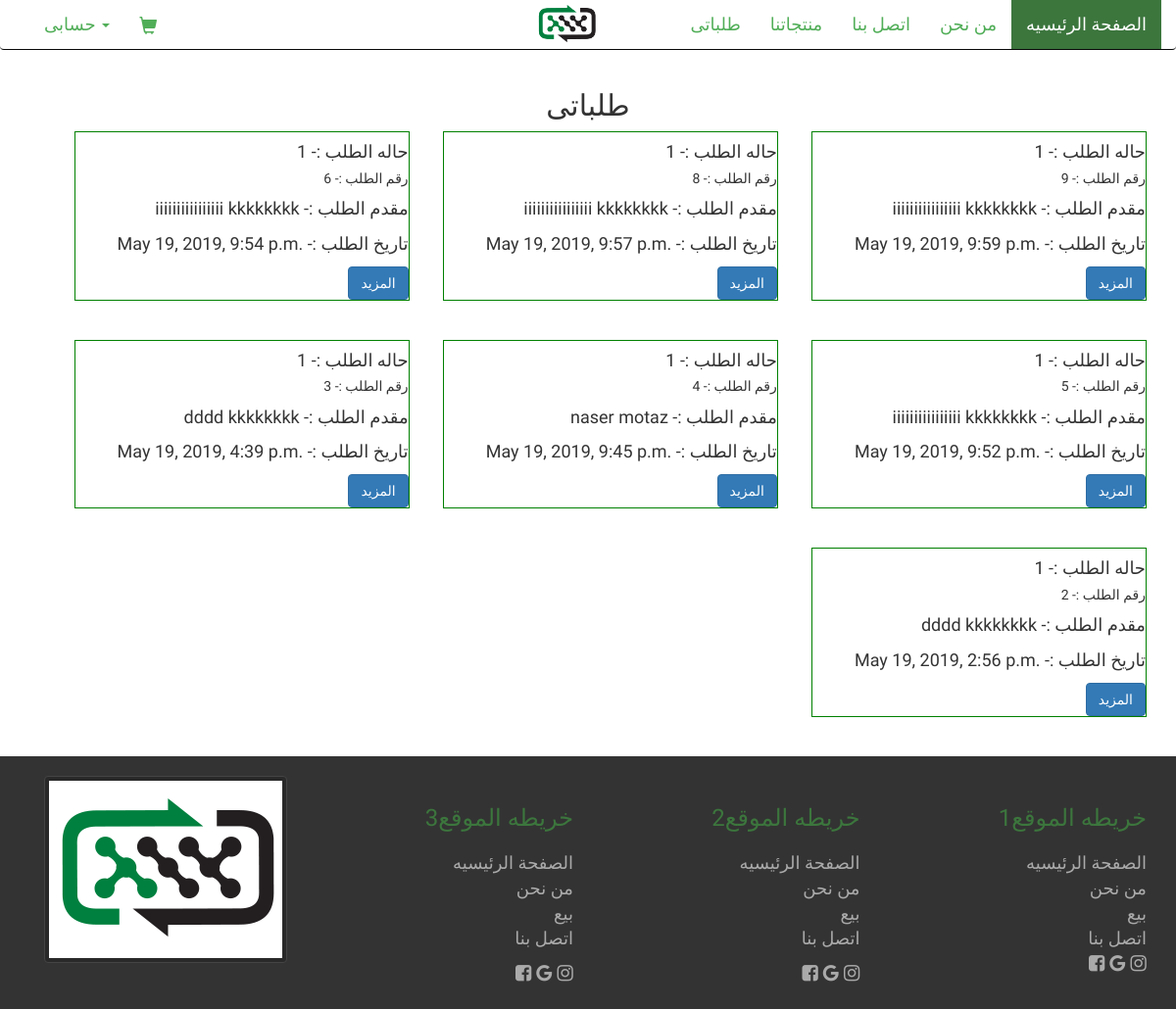
The app's page /orders/ (signed in), older data.
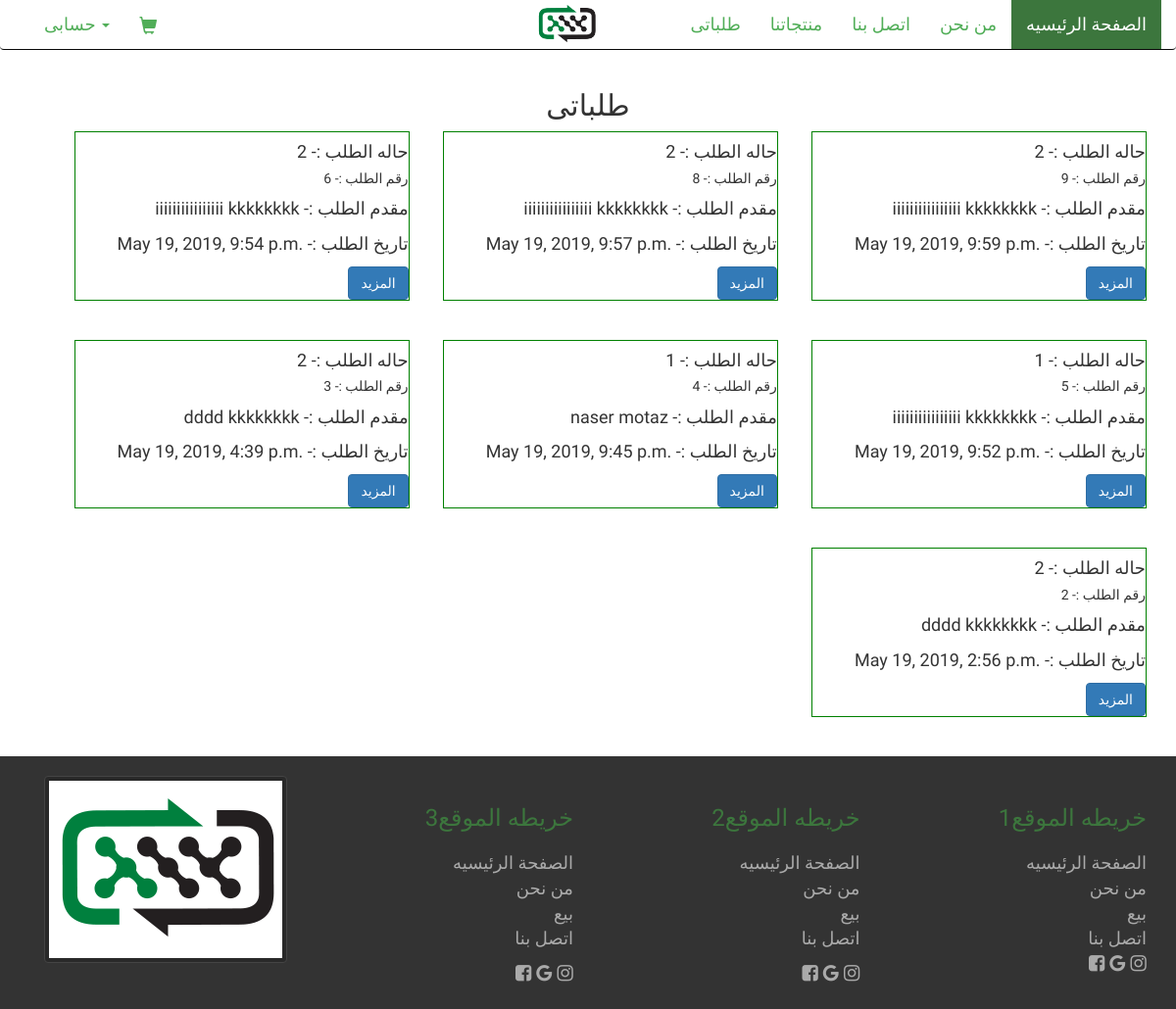
The same page, newer data.
### orders/models.py (models this page shows, shortened)
class Order(models.Model):
  first_name = models.CharField(max_length=60, blank=True, null=True)
  last_name = models.CharField(max_length=60, blank=True, null=True)
  email = models.EmailField()
  phone_regex = RegexValidator(regex=r'^01[1|0|2|5][0-9]{8}$',
                               message="Phone number must match egyptian format")
  phone = models.CharField(validators=[phone_regex], max_length=11,
                           blank=True, null=True,
                           help_text=_('من فضلك ادخل رقم موبايل صحيح'))
  address = models.CharField(max_length=150, blank=True, null=True)
  city = models.ForeignKey(City, on_delete=models.CASCADE, null=True)
  user = models.ForeignKey(User, on_delete=models.CASCADE, null=True)
  created = models.DateTimeField(auto_now_add=True)
  updated = models.DateTimeField(auto_now=True)
  order_status = models.PositiveIntegerField(default=1)
  class Meta:
    ordering = ('-created',)

### orders/views.py (the view)
# urls.py: path('', views.order_list, name='order_list'),
def order_list(request):
  user_orders = Order.objects.filter(user=request.user)
  context = {
    'oredrs': user_orders
  }
  return render(request, 'orders/list.html', context)

### cart/context_processors.py (called while the page is built)
def cart(request):
  return {'cart': Cart(request)}

### orders/templates/orders/list.html (shortened to what this page needs)
{% extends "base/base.html" %}
{% load static %}
{% block content %}
  <div class="container">
    <div class="row">
      <h2 style="text-align: center;">طلباتى</h2>
      <div style="float: right;text-align: right" class="col-md-12">
        {% for o in oredrs %}
          <div style="border: 1px solid green;width: 30%;margin-left: 3%;
                      margin-bottom: 4rem;float: right;" class="card {{ o.category.id }}">
            <div class="card-body">
              <h4 class="card-title">{{ o.order_status }} -: حاله الطلب </h4>
              <h5 class="card-title">{{ o.id }} -:  رقم الطلب </h5>
              <p class="card-text">{{ o.last_name }} {{ o.first_name }} -: مقدم الطلب </p>
              <p class="card-text">{{ o.created }} -: تاريخ الطلب </p>
              <a href="{% url 'orders:order_detail' o.id %}" class="btn btn-primary"> المزيد</a>
            </div>
          </div>
        {% endfor %}
      </div>
    </div>
  </div>
{% endblock %}

### templates/base/base.html (shortened to what this page needs)
{% load static %}
<!DOCTYPE html>
<html>
<head>
  <link rel="stylesheet" href="{% static 'css/bootstrap.css' %}"/>
  <link rel="stylesheet" href="{% static 'css/font-awesome.min.css' %}"/>
  <link rel="stylesheet" href="{% static 'css/style.css' %}"/>
  <link rel="stylesheet" href="{% static 'css/hover.css' %}"/>
  <link rel="stylesheet" href="{% static 'css/animate.css' %}"/>
</head>
<body>
{% include "base/_navbar.html" %}
{% block content %}
{% endblock content %}
{% include "base/_footer.html" %}
</body>
</html>

### templates/base/_navbar.html (shortened to what this page needs)
{% load static %}
{% block style %}
  <link rel="stylesheet" href="{% static 'css/animate.css' %}"/>
  <link rel="stylesheet" href="{% static 'css/style.css' %}"/>
  <link rel="stylesheet" href="{% static 'css/hover.css' %}"/>
{% endblock %}
<nav class="navbar navbar-inverse">
  <div class="container-fluid">
    <div class="navbar-header">
      <div class="navbar-brand">
        <img src="{% static 'images/logo.png' %}" style="height:49px"/></div>
    </div>
    <div class="collapse navbar-collapse" id="bs-example-navbar-collapse-1">
      <ul class="nav navbar-nav navbar-right">
        <li class="active"><a href="{% url 'base' %}">الصفحة الرئيسيه <span class="sr-only">(current)</span></a></li>
        <li><a href="{% url 'base' %}#about">من نحن</a></li>
        <li><a href="{% url 'base' %}#contact_us"> اتصل بنا</a></li>
        <li><a href="{% url 'products:product_list' %}">منتجاتنا</a></li>
        {% if request.user.is_authenticated %}
          <li><a href="{% url 'orders:order_list' %}">طلباتى</a></li>
        {% endif %}
      </ul>
      <ul class="nav navbar-nav ">
        <li><a class="glyphicon glyphicon-shopping-cart" href="{% url 'cart:cart_detail' %}"></a></li>
        <li class="dropdown">
          <a href="#" class="dropdown-toggle" data-toggle="dropdown" role="button" aria-haspopup="true"
             aria-expanded="false">حسابى <span class="caret"></span></a>
        </li>
      </ul>
    </div>
  </div>
</nav>

### templates/base/_footer.html
{% load static %}
<footer class="footer text-right">
  <div class="container">
    <div class="row ">
      <div class="col-lg-3 col-md-3 col-md-push-9">
        <h3>1خريطه الموقع</h3>
        <ul class="list-unstyled">
          <li>الصفحة الرئيسيه</li>
          <li>من نحن</li>
          <li>بيع</li>
          <li>اتصل بنا</li>
          <a href="http://www.facebook.com"> <i class="fa fa-facebook-square ficon"></i></a>
          <a href="http://www.facebook.com"> <i class="fa fa-google ficon"></i></a>
          <a href="http://www.facebook.com"> <i class="fa fa-instagram ficon"></i></a>
        </ul>
      </div>
      <div class="col-lg-3 col-md-3 col-md-push-3"><h3>2خريطه الموقع</h3>
        <ul class="list-unstyled">
          <li>الصفحة الرئيسيه</li>
          <li>من نحن</li>
          <li>بيع</li>
          <li>اتصل بنا</li>
        </ul>
        <a href="http://www.facebook.com"> <i class="fa fa-facebook-square ficon"></i></a>
        <a href="http://www.facebook.com"> <i class="fa fa-google ficon"></i></a>
        <a href="http://www.facebook.com"> <i class="fa fa-instagram ficon"></i></a>
      </div>
      <div class="col-lg-3 col-md-3 col-md-pull-3"><h3> 3خريطه الموقع</h3>
        <ul class="list-unstyled">
          <li>الصفحة الرئيسيه</li>
          <li>من نحن</li>
          <li>بيع</li>
          <li>اتصل بنا</li>
        </ul>
        <a href="http://www.facebook.com"> <i class="fa fa-facebook-square ficon"></i></a>
        <a href="http://www.facebook.com"> <i class="fa fa-google ficon"></i></a>
        <a href="http://www.facebook.com"> <i class="fa fa-instagram ficon"></i></a>
      </div>
      <div class="col-lg-3 col-md-3 col-md-pull-9">
        <img class="img-thumbnail" src="{% static 'images/logo.png' %}">
      </div>
    </div>
</footer>

### static/css/style.css (style rules this page uses)
html { scroll-behavior: smooth; }
body { font-size: 18px; font-weight: 300; font-family: 'Markazi Text', serif; }
.navbar-inverse .navbar-nav > .active > a, .navbar-inverse .navbar-nav > .active > a:hover, .navbar-inverse .navbar-nav > .active > a:focus { color: #fff; background-color: #3c763d; }
@media (min-width: 768px) { .navbar-nav > li { float: right; text-align: center; } }
.navbar-nav > li { text-align: center; }
.navbar-inverse { background-color: #fff; border-top: #3c763d; border-left: none; border-right: none; }
.navbar-inverse .navbar-nav > li > a { color: #51ae58; }
.navbar-inverse .navbar-brand { position: absolute; color: #ff0000; display: flex; justify-content: center; }
.navbar > .container-fluid .navbar-brand { margin-left: 38px }
@media (min-width: 970px) { .navbar-brand { display: flex; justify-content: center; position: absolute; width: 10%; left: 40%; top: -31%; } }
.ficon { font-size: 19px; margin-left: 0.1%; margin-right: 0.1%; margin-bottom: 2.8%; }
.footer { justify-content: flex-end; }
.footer { background: #333; color: #AAA; padding-top: 20px; padding-bottom: 20px; }
.footer a { color: #AAA; }
.footer h3 { color: #3c763d; margin: 30px 0 20px; }
.footer .img-thumbnail { background: rgba(0, 0, 0, 0.2); border: 1px solid #444; }
.active { background-color: #e2e7e9 !important; cursor: pointer !important; color: #3c763d !important; }

Row changes from the older to the newer data that the page shows:
changed Order "May 19, 2019, 9:59 p.m.": order_status "1" → "2"
changed Order "May 19, 2019, 9:57 p.m.": order_status "1" → "2"
changed Order "May 19, 2019, 9:54 p.m.": order_status "1" → "2"
changed Order "May 19, 2019, 4:39 p.m.": order_status "1" → "2"
changed Order "May 19, 2019, 2:56 p.m.": order_status "1" → "2"
